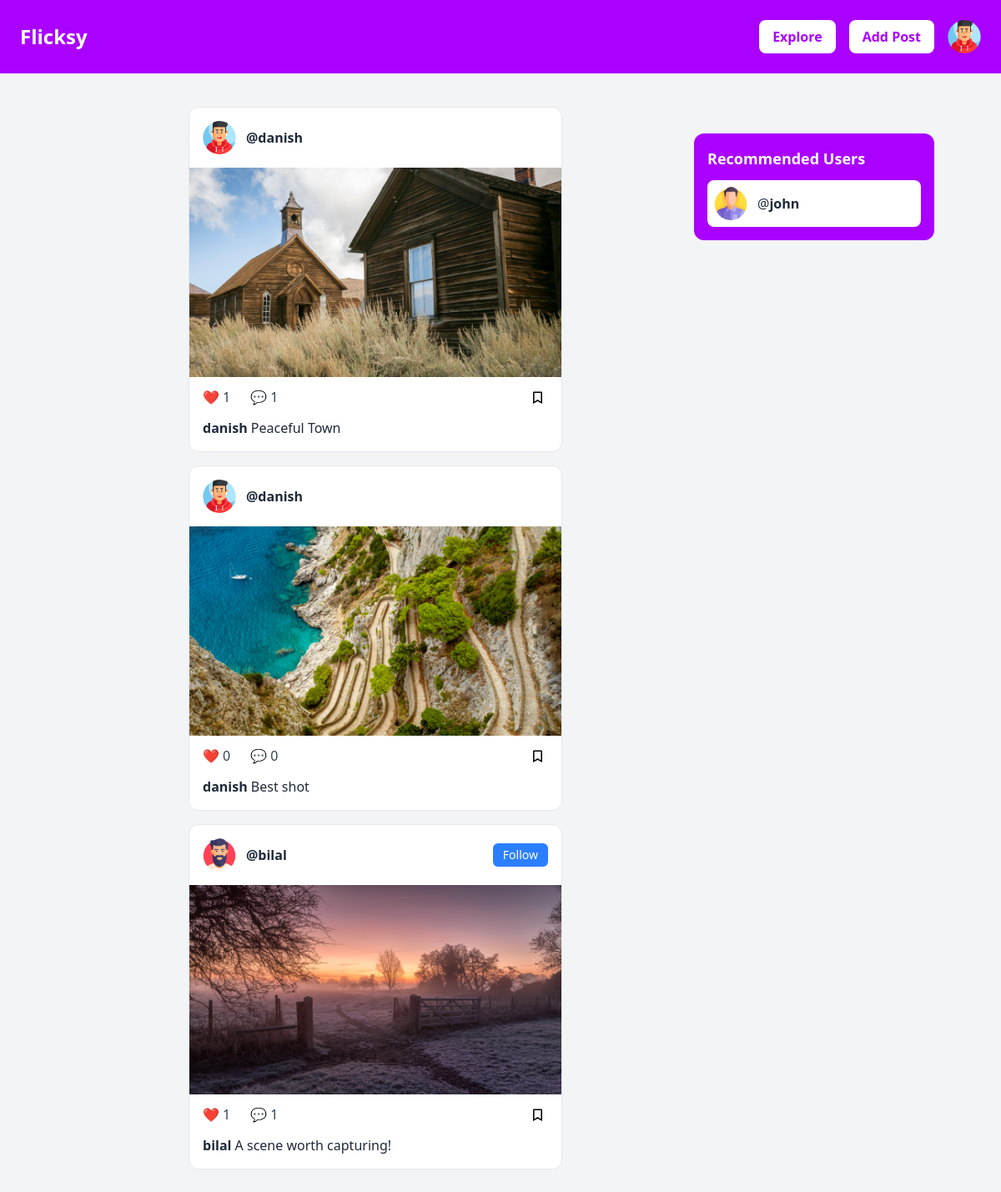
/ (signed in), run on the app's committed database.
### core/models.py (models this page shows, shortened)
class Profile(models.Model):
    user = models.OneToOneField(User, on_delete=models.CASCADE, related_name='profile')
    bio = models.TextField(blank=True)
    avatar = models.ImageField(upload_to='avatars/', default='default_avatar.jpg')
    created_at = models.DateTimeField(auto_now_add=True)

class Post(models.Model):
    author = models.ForeignKey(User, on_delete=models.CASCADE)
    caption = models.TextField()
    image = models.ImageField(upload_to='posts/')
    created_at = models.DateTimeField(default=timezone.now)
    def total_likes(self):
        return self.likes.count()
    def total_comments(self):
        return self.comments.count()

### core/views.py (the view)
# urls.py: path('', views.index, name='index'),
@login_required(login_url='login')
def index(request):
    user_profile = Profile.objects.get(user=request.user)
    following_users = user_profile.user.following.all()
    posts = Post.objects.filter(author__in=following_users.values('following')) | Post.objects.filter(author=request.user)
    posts = posts.order_by('-created_at')
    latest_posts = posts[:5]
    more_posts_exist = posts.count() > 5
    users_to_suggest = User.objects.exclude(id=request.user.id).exclude(is_superuser=True)
    users_to_suggest = users_to_suggest.exclude(id__in=[user['following'] for user in following_users.values('following')])
    suggested_users = sample(list(users_to_suggest), min(4, users_to_suggest.count()))  # Pick random users, at most 4
    context = {
        'user_profile': user_profile,
        'posts': latest_posts,
        'more_posts_exist': more_posts_exist,
        'suggested_users': suggested_users,
    }
    return render(request, 'index.html', context)

### templates/index.html (shortened to what this page needs)
<!DOCTYPE html>
<html lang="en">
<head>
    <script src="https://cdn.jsdelivr.net/npm/@tailwindcss/browser@4"></script>
</head>
<body class="bg-gray-100">
    {% include 'navbar.html' %}
    <div class="lg:w-3/4">
        <div class="flex flex-col gap-4 my-10" id="posts-container">
            {% if posts %}
            {% for post in posts %}
            <div data-post-id="{{ post.id }}"
                class="post max-w-md mx-auto bg-white rounded-xl overflow-hidden border border-gray-200">
                <div class="flex items-center justify-between p-4">
                    <a href="/profile/{{post.author.username}}">
                        <div class="flex items-center gap-3 cursor-pointer">
                            <img src="{{ post.author.profile.avatar.url }}" alt="Profile"
                                class="w-10 h-10 rounded-full object-cover">
                            <p class="font-semibold text-gray-800">@{{ post.author.username }}</p>
                        </div>
                    </a>
                    {% if user_profile.user.username != post.author.username %}
                    <button class="text-sm text-white bg-blue-500 hover:bg-blue-600 px-3 py-1 rounded-md">
                        Follow
                    </button>
                    {% endif %}
                </div>
                <div>
                    <img src="{{ post.image.url }}" alt="Post Image" class="w-full object-cover">
                </div>
                <div class="flex items-center justify-between px-4 py-3">
                    <div class="flex items-center gap-6 text-gray-700">
                        <div class="like-btn flex items-center gap-1 cursor-pointer hover:text-red-500 transition">
                            ❤️ <span class="likes-count" id="likes-count-{{post.id}}">{{ post.total_likes }}</span>
                        </div>
                        <div class="comment-btn flex items-center gap-1 cursor-pointer hover:text-blue-500 transition"
                            hx-get="/posts/{{ post.id }}" hx-target="#modal-body" hx-trigger="click">
                            💬 <span id="comments-count-{{post.id}}">{{ post.total_comments }}</span>
                        </div>
                    </div>
                    <div class="save-btn cursor-pointer hover:text-yellow-500 transition">
                        <svg width="25px" height="25px" viewBox="0 0 24 24" fill="none">
                            <path
                                d="M6.75 6L7.5 5.25H16.5L17.25 6V19.3162L12 16.2051L6.75 19.3162V6ZM8.25 6.75V16.6838L12 14.4615L15.75 16.6838V6.75H8.25Z"
                                fill="black" />
                        </svg>
                    </div>
                </div>
                <div class="px-4 pb-4 text-gray-800">
                    <span class="font-semibold">{{ post.author.username }}</span> {{ post.caption }}
                </div>
            </div>
            {% endfor %}
        </div>
        {% else %}
        <div class="text-center text-gray-600">
            <p>Follow someone to see posts!</p>
        </div>
        {% endif %}
    </div>
    <div class="hidden lg:w-1/4 lg:absolute lg:block">
        {% if suggested_users %}
        <div class="fixed top-40 right-20 w-72 bg-[#aa00ff] text-white p-4 rounded-xl space-y-3">
            <h2 class="text-lg font-bold">Recommended Users</h2>
            {% for user in suggested_users %}
            <a href="/profile/{{user.username}}">
                <div class="bg-white text-gray-800 p-2 rounded-lg flex items-center justify-between">
                    <div class="flex items-center gap-3">
                        <img src="{{user.profile.avatar.url}}" alt="User" class="w-10 h-10 rounded-full object-cover">
                        <p>@<strong>{{user.username}}</strong></p>
                    </div>
                </div>
            </a>
            {% endfor %}
        </div>
        {% endif %}
    </div>
</body>
</html>

### templates/navbar.html (shortened to what this page needs)
<div class="flex items-center justify-between p-6 sticky top-0" style="background-color: #AA00FF;">
    <h1 class="text-2xl font-bold text-white cursor-pointer"><a href="/">Flicksy</a></h1>
    <div class="flex items-center gap-4">
        <button
            class="px-4 py-2 bg-white text-white rounded-lg cursor-pointer font-semibold hover:font-bold transition"
            style="color: #AA00FF;"><a href="search">Explore</a></button>
        <button
            class="px-4 py-2 bg-white text-white rounded-lg cursor-pointer font-semibold hover:font-bold transition"
            style="color: #AA00FF;" onclick="toggleModal(true)">Add Post</button>
        <div class="relative">
            <img id="profileImage" onclick="toggleDropdown()" src="{{user_profile.avatar.url}}" alt="Profile"
                class="w-10 h-10 rounded-full cursor-pointer object-cover" />
        </div>
    </div>
</div>

### data on the page
Profile: avatar (picture)
Post: author.profile.avatar (picture), author.username "danish", image (picture), total_likes "1", total_comments "1", caption "Peaceful Town"
Post: author.profile.avatar (picture), author.username "danish", image (picture), total_likes "0", total_comments "0", caption "Best shot"
Post: author.profile.avatar (picture), author.username "bilal", shows "Follow", image (picture), total_likes "1", total_comments "1", caption "A scene worth capturing!"

### other printed values
{{ user.username }} "john"
